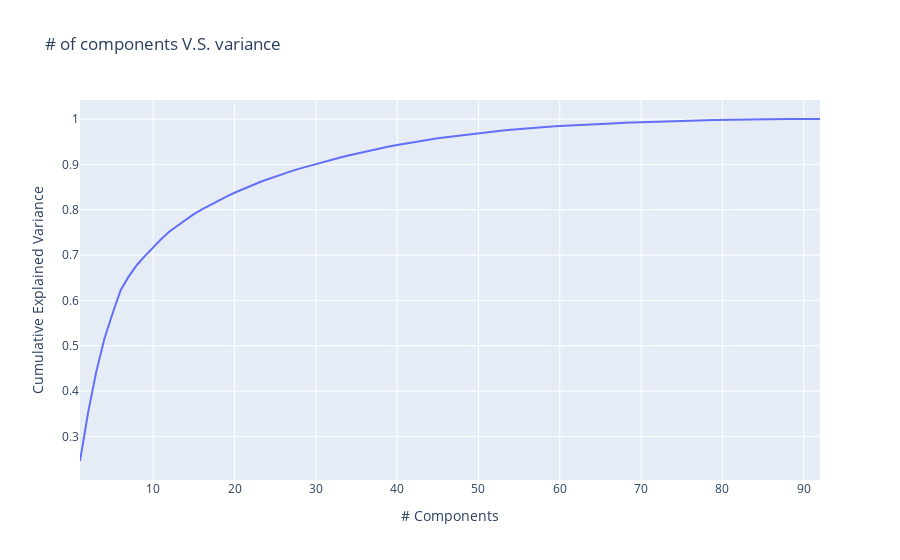

The notebook cell this image was saved under:
### Code cell
fig = px.line(
    x=num_comp,
    y=exp_var_cumul_round,
    labels={"x": "# Components", "y": "Cumulative Explained Variance"},
    title = "# of components V.S. variance",
    # markers=True
)

fig.show()

### Figure 1 — Plotly figure (JSON) as saved in the notebook; plotly's stock layout.template omitted (floating-point values rounded to 4 significant figures)
{"data": [{"hovertemplate": "# Components=%{x}<br>Cumulative Explained Variance=%{y}<extra></extra>", "legendgroup": "", "line": {"color": "#636efa", "dash": "solid"}, "marker": {"symbol": "circle"}, "mode": "lines", "name": "", "orientation": "v", "showlegend": false, "type": "scatter", "x": [1, 2, 3, 4, 5, 6, 7, 8, 9, 10, 11, 12, 13, 14, 15, 16, 17, 18, 19, 20, 21, 22, 23, 24, 25, 26, 27, 28, 29, 30, 31, 32, 33, 34, 35, 36, 37, 38, 39, 40, 41, 42, 43, 44, 45, 46, 47, 48, 49, 50, 51, 52, 53, 54, 55, 56, 57, 58, 59, 60, 61, 62, 63, 64, 65, 66, 67, 68, 69, 70, 71, 72, 73, 74, 75, 76, 77, 78, 79, 80, 81, 82, 83, 84, 85, 86, 87, 88, 89, 90, 91, 92], "xaxis": "x", "y": [0.2456, 0.3529, 0.4423, 0.5154, 0.571, 0.6225, 0.6528, 0.678, 0.6981, 0.7177, 0.7354, 0.752, 0.7654, 0.7781, 0.7902, 0.8007, 0.8104, 0.8199, 0.8288, 0.8373, 0.8451, 0.8528, 0.8599, 0.8666, 0.873, 0.8793, 0.885, 0.8905, 0.8957, 0.9008, 0.9057, 0.9104, 0.915, 0.9196, 0.9238, 0.9279, 0.9319, 0.9357, 0.9393, 0.9426, 0.9458, 0.9489, 0.9519, 0.9547, 0.9573, 0.9597, 0.962, 0.9643, 0.9664, 0.9686, 0.9706, 0.9726, 0.9745, 0.9762, 0.9779, 0.9794, 0.9808, 0.9822, 0.9834, 0.9845, 0.9856, 0.9866, 0.9876, 0.9884, 0.9892, 0.9901, 0.9909, 0.9916, 0.9923, 0.993, 0.9936, 0.9943, 0.9949, 0.9954, 0.996, 0.9965, 0.9969, 0.9973, 0.9977, 0.9981, 0.9984, 0.9988, 0.999, 0.9993, 0.9995, 0.9997, 0.9999, 0.9999, 1, 1, 1, 1], "yaxis": "y"}], "layout": {"legend": {"tracegroupgap": 0}, "title": {"text": "# of components V.S. variance"}, "xaxis": {"anchor": "y", "domain": [0, 1], "title": {"text": "# Components"}}, "yaxis": {"anchor": "x", "domain": [0, 1], "title": {"text": "Cumulative Explained Variance"}}}}
